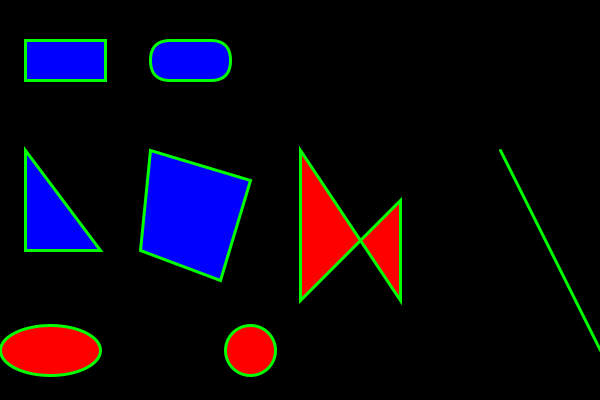
Frame 1 (no input)
Frame 60 (the mouse pressed at the canvas centre just before this capture): identical to frame 1, image omitted
Frame 120 (the mouse held since frame 60 and released just before this capture): identical to frame 1, image omitted

The Processing sketch that drew this single still picture (run headless with seeded random() and noise(); from frame 60 on, the mouse is pressed at the canvas centre):

// Processing sketch: s03_drawshapes
// ── s03_drawshapes.pde
/*
 * Demonstration of different 2-D drawing commands in Processing
 * @author Dov Kruger
 * @created 2014-02-01
 * (c)2014 Ad Astra Education
 * Permission granted to use for non-commercial educational purposes
 * provided this comment is left intact
 */
void setup() {
  size(600,400);
}

void draw() {    // draw is called over and over again
  background(0); // set background to black
  stroke(0, 255, 0); // draw edge bright green
  strokeWeight(3); // edge is 3 dots thick
  fill(0,0,255); 
  rect(25,40, 80,40);
  rect(150, 40, 80, 40, 20, 20, 20, 20); // rounded rectangle
  triangle(25,150, 100,250, 25,250);
  quad(150,150, 250,180, 220,280, 140, 250); // quadrilateral going clockwise
  fill(255,0,0);
  quad(300,150, 400,300, 400,200, 300, 300); // quadrilateral done in the wrong order
  line(500,150, 600, 350);
  ellipse(50,350, 100, 50); // ellipse: wider than it is high
  ellipse(250,350, 50, 50); // when width = height, it's a circle
}
